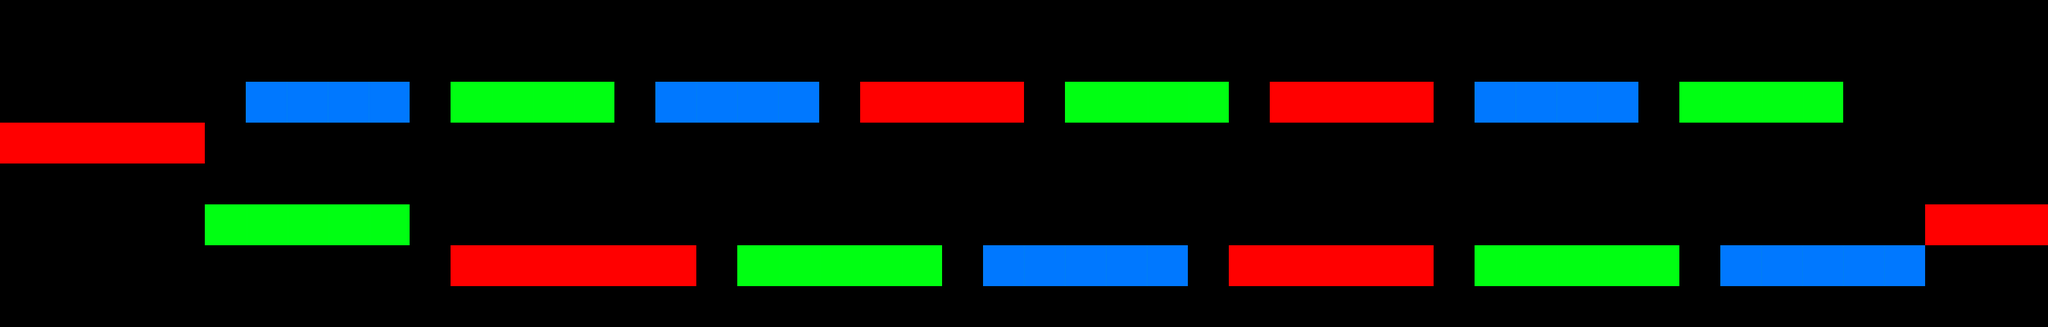

This is a level from a 2D game, rendered from its Tiled map with the project's own tilesets. A one-line summary and the map file follow, with tile-layer data summarised:
An orthogonal 50x8 tile map with 64x64 px tiles, 1 tile layer (PLATFORM), 2 tilesets and 3 objects.

<map version="1.0" orientation="orthogonal" renderorder="right-down" width="50" height="8" tilewidth="64" tileheight="64" nextobjectid="31">
 <tileset firstgid="1" name="platformSet" tilewidth="64" tileheight="64" tilecount="3" columns="3">
  <image source="../spritesheets/platformSet.png" width="192" height="64" />
 </tileset>
 <tileset firstgid="4" name="player" tilewidth="64" tileheight="64" tilecount="1" columns="1">
  <image source="../textures/player_red.png" width="64" height="64" />
 </tileset>
 <layer name="PLATFORM" width="50" height="8">
  <data>[400 cells, 76 non-empty, 3 distinct tile ids]</data>
 </layer>
 <objectgroup name="PLAYER">
  <object id="24" gid="4" x="0" y="64" width="64" height="64" />
 </objectgroup>
 <objectgroup name="BOUNDARY">
  <object id="23" x="0" y="-192">
   <polyline points="0,0 0,1024 3328,1024 3328,0 0,0" />
  </object>
 </objectgroup>
 <objectgroup name="FAILBOUNDARY">
  <object id="29" x="0" y="704">
   <polyline points="0,0 3328,0 3328,128 0,128 0,0" />
  </object>
 </objectgroup>
</map>